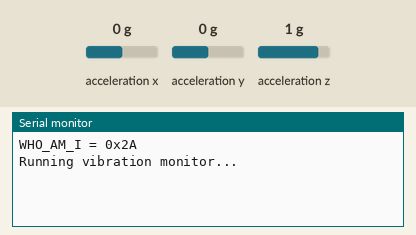
Simulated run of this sketch. Board: Arduino Uno, built with avr-gcc and run on an emulated ATmega328P. On the bench: the last lines printed to the serial monitor. Wiring (inferred from the names in the program): MMA8452 accelerometer at I2C address 0x1D. The inputs (shaded band) are chosen by the test bench; at power-on: acceleration x 0 g, acceleration y 0 g, acceleration z 1 g.

Above: at 1.2 s.
1.3 s: acceleration x set to -1.4 g
At 1.3 s:
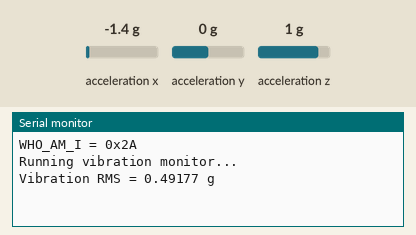
2.8 s: acceleration y set to -1.4 g
At 4.1 s:
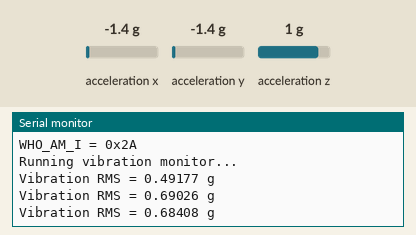
4.3 s: acceleration z set to -1.4 g
At 5.9 s:
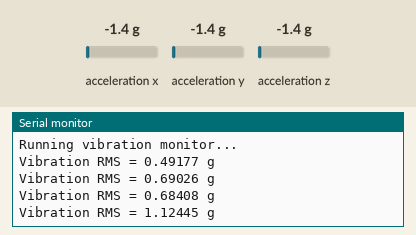
Timing chart, 0 to 7.4 s (numbered marks = the images above; inputs shaded):
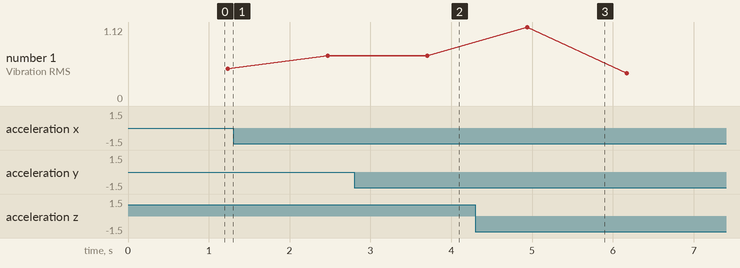

Measured:
- after the input at 2.8 s, the serial monitor: prints a new line after 0.90 s (image 2)
- after the input at 4.3 s, the serial monitor: prints a new line after 0.64 s (image 3)
- plotted number 1: 0.49 → 0.69 after the input at 1.3 s, 0.69 → 0.68 after the input at 2.8 s, 0.68 → 0 after the input at 4.3 s

The sketch:

VibrationMonitor.ino
```cpp
#include <Wire.h>
#include <math.h>

#define MMA8452_ADDR 0x1D

#define OUT_X_MSB    0x01
#define XYZ_DATA_CFG 0x0E
#define CTRL_REG1    0x2A
#define WHO_AM_I     0x0D

float xavg = 0;
float yavg = 0;
float zavg = 0;

void writeReg(uint8_t reg, uint8_t value)
{
  Wire.beginTransmission(MMA8452_ADDR);
  Wire.write(reg);
  Wire.write(value);
  Wire.endTransmission();
}

uint8_t readReg(uint8_t reg)
{
  Wire.beginTransmission(MMA8452_ADDR);
  Wire.write(reg);
  Wire.endTransmission(false);

  Wire.requestFrom(MMA8452_ADDR, 1);

  if (Wire.available())
    return Wire.read();

  return 0;
}

void readXYZ(int16_t &x, int16_t &y, int16_t &z)
{
  Wire.beginTransmission(MMA8452_ADDR);
  Wire.write(OUT_X_MSB);
  Wire.endTransmission(false);

  Wire.requestFrom(MMA8452_ADDR, 6);

  x = ((Wire.read() << 8) | Wire.read()) >> 4;
  y = ((Wire.read() << 8) | Wire.read()) >> 4;
  z = ((Wire.read() << 8) | Wire.read()) >> 4;

  if (x > 2047) x -= 4096;
  if (y > 2047) y -= 4096;
  if (z > 2047) z -= 4096;
}

void setup()
{
  Serial.begin(115200);
  Wire.begin();

  uint8_t id = readReg(WHO_AM_I);

  Serial.print("WHO_AM_I = 0x");
  Serial.println(id, HEX);

  // Standby
  writeReg(CTRL_REG1, 0x00);

  // +/-2 g
  writeReg(XYZ_DATA_CFG, 0x00);

  // Active
  writeReg(CTRL_REG1, 0x01);

  Serial.println("Running vibration monitor...");
}

void loop()
{
  const int N = 200;   // ~1 sec at 5 ms/sample

  double sumsq = 0;

  for (int i = 0; i < N; i++)
  {
    int16_t xr, yr, zr;
    readXYZ(xr, yr, zr);

    // remove DC / gravity
    xavg = 0.99 * xavg + 0.01 * xr;
    yavg = 0.99 * yavg + 0.01 * yr;
    zavg = 0.99 * zavg + 0.01 * zr;

    float xv = xr - xavg;
    float yv = yr - yavg;
    float zv = zr - zavg;

    float vib = sqrt(xv * xv + yv * yv + zv * zv);

    sumsq += vib * vib;

    delay(5);
  }

  float rmsCounts = sqrt(sumsq / N);
  float rmsG = rmsCounts / 1024.0;

  Serial.print("Vibration RMS = ");
  Serial.print(rmsG, 5);
  Serial.println(" g");
}
```
